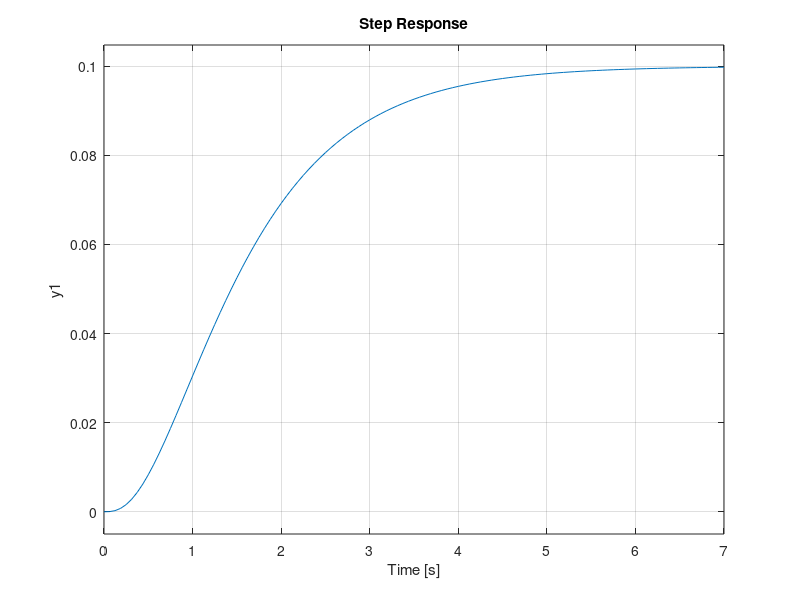

MATLAB code for this plot:
% Khai báo hệ thống truyền
k = 1; % Đặt giá trị cho k
a0 = 1; 
a1 = 2; 
a2 = 3; 
a3 = 4; 

num = [k]; % Tử của hàm truyền
den = [a0 a1 a2 a3]; % Mẫu của hàm truyền
w = tf(num, den); % Tạo đối tượng hàm truyền

% Chuyển đổi hàm truyền thành mô hình trạng thái
ws = ss(w); % Chuyển đổi hàm truyền sang dạng mô hình trạng thái
A = ws.A; % Ma trận A
B = ws.B; % Ma trận B
C = ws.C; % Ma trận C
D = ws.D; % Ma trận D

% In ra mô hình trạng thái
disp('Mô hình trạng thái:');
disp(A);
disp(B);
disp(C);
disp(D);
% Kiểm tra tính điều khiển được
co = ctrb(A, B); % Tính ma trận điều khiển
rank_co = rank(co); % Tính hạng của ma trận điều khiển
disp(['Hạng ma trận điều khiển: ', num2str(rank_co)]);

% Kiểm tra tính quan sát được
ob = obsv(A, C); % Tính ma trận quan sát
rank_ob = rank(ob); % Tính hạng của ma trận quan sát
disp(['Hạng ma trận quan sát: ', num2str(rank_ob)]);
% Nhận xét tính ổn định
eigenvalues = eig(A); % Tính các giá trị riêng của A
disp('Giá trị riêng của A:');
disp(eigenvalues);

% Kiểm tra tính ổn định
if all(real(eigenvalues) < 0)
    disp('Hệ thống ổn định.');
else
    disp('Hệ thống không ổn định.');
end
% Thiết kế bộ điều khiển phản hồi trạng thái
p = [-2; -5; -k]; % Điểm cực cần gán
K = place(A, B, p); % Tính toán ma trận điều khiển K
disp('Ma trận điều khiển K:');
disp(K);
% Cập nhật ma trận trạng thái với bộ điều khiển
A_new = A - B * K; % Tính ma trận trạng thái mới

% Tìm hàm truyền của hệ thống kín
[num_closed, den_closed] = ss2tf(A_new, B, C, D); % Chuyển đổi về hàm truyền
w_new = tf(num_closed, den_closed); % Tạo đối tượng hàm truyền mới

disp('Hàm truyền của hệ thống kín:');
disp(w_new);

%Tìm đáp ứng bước nhảy
step(w_new)
